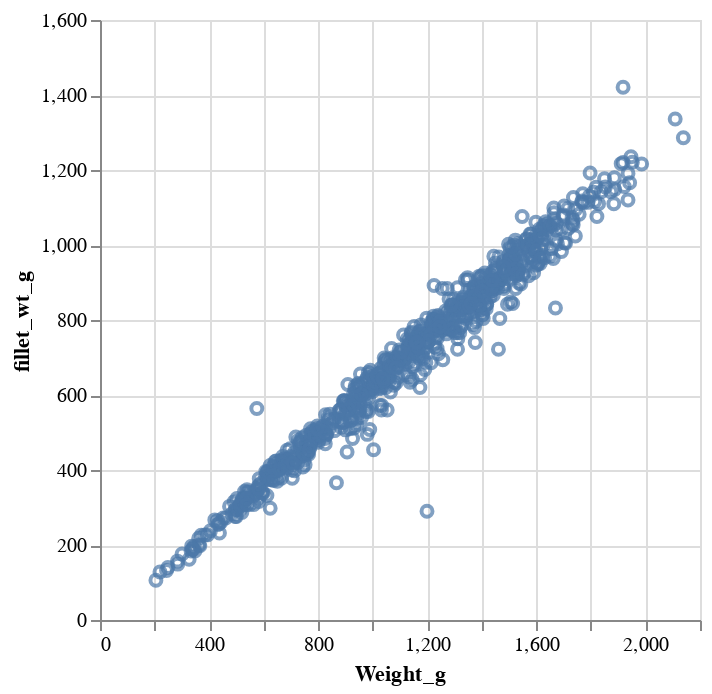

The notebook cell saved with this chart:
### Code cell
# prompt: Using dataframe data1: plot fillet versus weight

import altair as alt

# Create a scatter plot of fillet_wt_g versus Weight_g
chart = alt.Chart(data1).mark_point().encode(
    x='Weight_g',
    y='fillet_wt_g'
)

chart

### Figure 1 — Vega-Lite specification as saved in the notebook (floating-point values rounded to 4 significant figures; data arrays with more than 128 entries replaced by an {"elided": "..."} marker saying what was removed)
{"config": {"view": {"continuousWidth": 300, "continuousHeight": 300}}, "data": {"name": "data-377aca7d74333bee38f9e6a2f5802cac"}, "mark": {"type": "point"}, "encoding": {"x": {"field": "Weight_g", "type": "quantitative"}, "y": {"field": "fillet_wt_g", "type": "quantitative"}}, "$schema": "https://vega.github.io/schema/vega-lite/v5.20.1.json", "datasets": {"data-377aca7d74333bee38f9e6a2f5802cac": {"elided": "774 records"}}}
